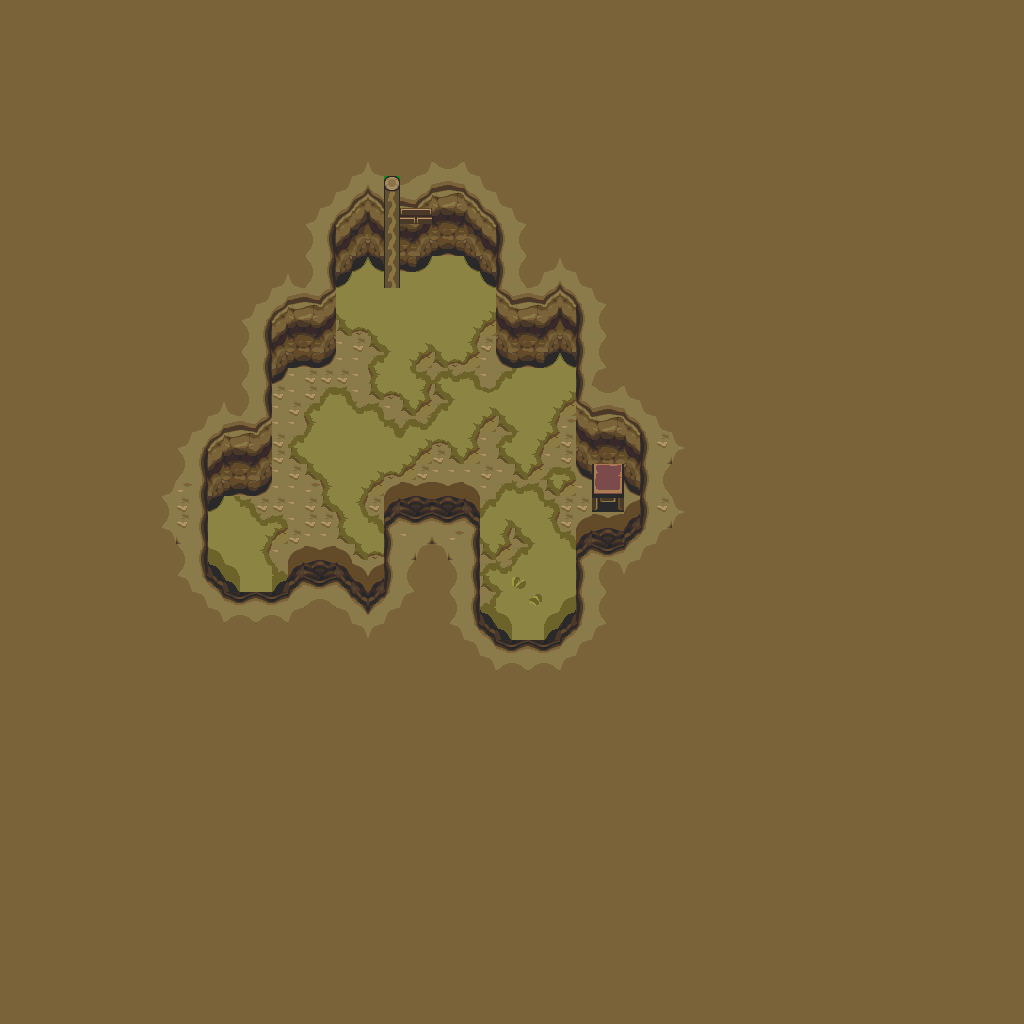

Tiled map render using the project's own tile images. Description and the map definition, with tile-layer contents summarised, below:
An orthogonal 64x64 tile map with 16x16 px tiles, 1 tile layer (base), 1 hidden layer not drawn and 7 objects.

<map version="1.10" tiledversion="1.12.1" orientation="orthogonal" renderorder="right-down" width="64" height="64" tilewidth="16" tileheight="16" infinite="0" nextlayerid="3" nextobjectid="8">
 <tileset firstgid="1" source="../classiciphone_pics4.tsx" />
 <layer id="1" name="base" width="64" height="64">
  <data>[4096 cells, 4096 non-empty, 95 distinct tile ids]</data>
 </layer>
 <layer id="2" name="collision" width="64" height="64" visible="0">
  <properties><property name="collision" value="true" /></properties>
  <data>[4096 cells, 163 non-empty, 1 distinct tile ids]</data>
 </layer>
 <objectgroup id="3" name="npcs">
  <object id="1" x="416.0" y="224.0" width="16" height="16">
   <properties>
    <property name="gani" value="lampanimation.mng" />
    <property name="script" type="string">-- Auto-converted from GraalScript
-- // NPC made by Stefan Knorr
-- [CLIENT-SIDE — server no-op]
-- if (created) {
-- x = 25.5;
-- y = 13.5;
-- setimgpart lampanimation.mng,0,0,20,36;
-- dontblock;
-- }</property>
   </properties>
  </object>
  <object id="2" x="544.0" y="400.0" width="16" height="16">
   <properties>
    <property name="gani" value="light2.png" />
    <property name="script" type="string">-- Auto-converted from GraalScript
-- // NPC made by Stefan Knorr
-- if (created) {
-- setimg light2.png;
self.dontblock = true
end
-- [CLIENT-SIDE — server no-op]
-- if (playerenters) {
-- setzoomeffect 3;
-- setcoloreffect 1,.6,0,0.5;
-- drawaslight;
-- }</property>
   </properties>
  </object>
  <object id="3" x="352.0" y="288.0" width="16" height="16">
   <properties>
    <property name="script" type="string">-- Auto-converted from GraalScript
-- // Graal2002 NPC by Stefan Knorr
-- if (created) {
-- // Initialize the attributes
-- showcharacter;
-- setcharprop #3,head129.png;
-- setcharprop #C0,orange;
-- setcharprop #C1,gray;
-- setcharprop #C2,gray;
-- setcharprop #C3,brown;
-- setcharprop #C4,black;
-- setcharprop #2,no-shield.png;
-- setcharprop #n,(Miner);
-- setcharprop #P1,hat110.png;
-- setcharprop #2,no-shield.png;
-- shieldpower = 1;
-- ap = 15;
-- dir = 3;
end
-- [CLIENT-SIDE — server no-op]
-- if (playertouchsme) {
-- dx = playerx-x;
-- dy = playery-y;
-- dir = getdir(dx,dy);
-- say2 Man I'm tired, the Foreman has#bbeen working us all day#bto figure out whats further#binside this cave.;
-- }</property>
   </properties>
  </object>
  <object id="4" x="400.0" y="272.0" width="16" height="16">
   <properties>
    <property name="script" type="string">-- Auto-converted from GraalScript
-- // Graal2002 NPC by Stefan Knorr
-- if (created) {
-- // Initialize the attributes
-- showcharacter;
-- setcharprop #3,head13.png;
-- setcharprop #C0,orange;
-- setcharprop #C1,gray;
-- setcharprop #C2,gray;
-- setcharprop #C3,white;
-- setcharprop #C4,lightgray;
-- setcharprop #P1,hat109.png;
-- setcharprop #2,no-shield.png;
-- setcharprop #n,(Miner);
-- shieldpower = 1;
-- setcharani sit,;
-- ap = 27;
-- dir = 2;
end
-- [CLIENT-SIDE — server no-op]
-- if (playertouchsme) {
-- say2 Look at this youngster, hes#balready tired. I could go for#banother day!#bThese whipper snappers...#bBack in the day...ZzZ;
-- }</property>
   </properties>
  </object>
  <object id="5" x="544.0" y="464.0" width="16" height="16">
   <properties>
    <property name="script" type="string">-- Auto-converted from GraalScript
-- // Graal2002 NPC by Stefan Knorr
-- if (created) {
-- // Initialize the attributes
-- showcharacter;
-- setcharprop #3,head.png;
-- setcharprop #C0,orange;
-- setcharprop #C1,black;
-- setcharprop #C2,gray;
-- setcharprop #C3,brown;
-- setcharprop #C4,black;
-- setcharprop #P1,hat110.png;
-- setcharprop #8,body12.png;
-- setcharprop #2,no-shield.png;
-- setcharprop #n,(Foreman);
-- shieldpower = 1;
-- ap = 23;
-- dir = 1;
end
-- [CLIENT-SIDE — server no-op]
-- if (created||timeout) {
-- dx = playerx-x;
-- dy = playery-y;
-- dir=getdir(dx,dy);
-- timeout = .05;
-- }
-- if (playertouchsme) {
-- say2 We were excavating further in#band we discovered another#bset of tunnels. We're going to#bask for a guard escort before#bwe enter, but feel free to#bexplore it.;
-- }</property>
   </properties>
  </object>
  <object id="6" x="592.0" y="448.0" width="16" height="16">
   <properties>
    <property name="gani" value="lampanimation.mng" />
    <property name="script" type="string">-- Auto-converted from GraalScript
-- // NPC made by Stefan Knorr
-- [CLIENT-SIDE — server no-op]
-- if (created) {
-- x = 37.45;
-- setimgpart lampanimation.mng,0,0,20,36;
-- dontblock;
-- }</property>
   </properties>
  </object>
  <object id="7" x="352.0" y="176.0" width="16" height="16">
   <properties>
    <property name="gani" value="light2.png" />
    <property name="script" type="string">-- Auto-converted from GraalScript
-- // NPC made by Stefan Knorr
-- if (created) {
-- setimg light2.png;
self.dontblock = true
end
-- [CLIENT-SIDE — server no-op]
-- if (playerenters) {
-- setzoomeffect 3;
-- setcoloreffect 1,.6,0,0.5;
-- drawaslight;
-- }</property>
   </properties>
  </object>
 </objectgroup>
</map>
